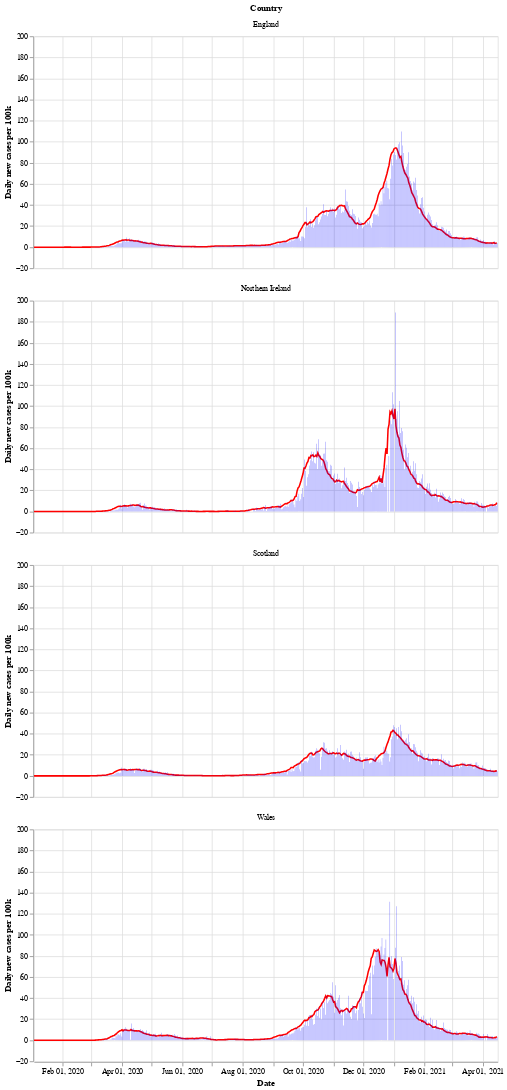

The cell this chart's notebook holds for it:
### Markdown cell above
Next is a bar chart of the number of new cases in each country (per 100k population), with the 7 day moving average of cases. Again we see that Wales saw a longer period of raising and falling cases compared to the other countries.

After a period of cases falling, each nation is now seeing a rise in the number of cases - especially in Wales.

### Code cell
# collapse
bars = alt.Chart(uk_cases).mark_bar().encode(
    x=alt.X("yearmonthdate(date):T", axis=alt.Axis(title='Date')),
    y=alt.Y("newCasesRate:Q", axis=alt.Axis(title='Daily new cases per 100k')),
    tooltip='newCasesRate',
    color=alt.condition(
        alt.datum.dailyChange > 0,
        alt.value("orange"),  # The positive color
        alt.value("blue")  # The negative color
    )
).properties(title='New cases per 100k population with rolling 7 day average', width=600).interactive()
line = alt.Chart(uk_cases).mark_line(
    color='red',
    size=2,
).transform_window(
    rolling_mean='mean(newCasesRate)',
    frame=[0, 7],
    groupby=['areaName']
).encode(
    x='yearmonthdate(date):T',
    y='rolling_mean:Q'
)
alt.layer(line, bars, data=uk_cases).facet(alt.Row('areaName', title='Country'), columns=1)

### Figure 1 — Vega-Lite specification as saved in the notebook (floating-point values rounded to 4 significant figures; data arrays with more than 128 entries replaced by an {"elided": "..."} marker saying what was removed)
{"config": {"view": {"continuousWidth": 400, "continuousHeight": 300}}, "data": {"name": "data-5f370c7454846f1e8a811083000964c0"}, "facet": {"type": "nominal", "field": "areaName", "title": "Country"}, "spec": {"layer": [{"mark": {"type": "line", "color": "red", "size": 2}, "encoding": {"x": {"type": "temporal", "field": "date", "timeUnit": "yearmonthdate"}, "y": {"type": "quantitative", "field": "rolling_mean"}}, "transform": [{"window": [{"op": "mean", "field": "newCasesRate", "as": "rolling_mean"}], "frame": [0, 7], "groupby": ["areaName"]}]}, {"mark": "bar", "encoding": {"color": {"condition": {"value": "orange", "test": "(datum.dailyChange > 0)"}, "value": "blue"}, "tooltip": {"type": "quantitative", "field": "newCasesRate"}, "x": {"type": "temporal", "axis": {"title": "Date"}, "field": "date", "timeUnit": "yearmonthdate"}, "y": {"type": "quantitative", "axis": {"title": "Daily new cases per 100k"}, "field": "newCasesRate"}}, "selection": {"selector002": {"type": "interval", "bind": "scales", "encodings": ["x", "y"]}}, "title": "New cases per 100k population with rolling 7 day average", "width": 600}]}, "columns": 1, "$schema": "https://vega.github.io/schema/vega-lite/v4.8.1.json", "datasets": {"data-5f370c7454846f1e8a811083000964c0": {"elided": "1876 records"}}}
